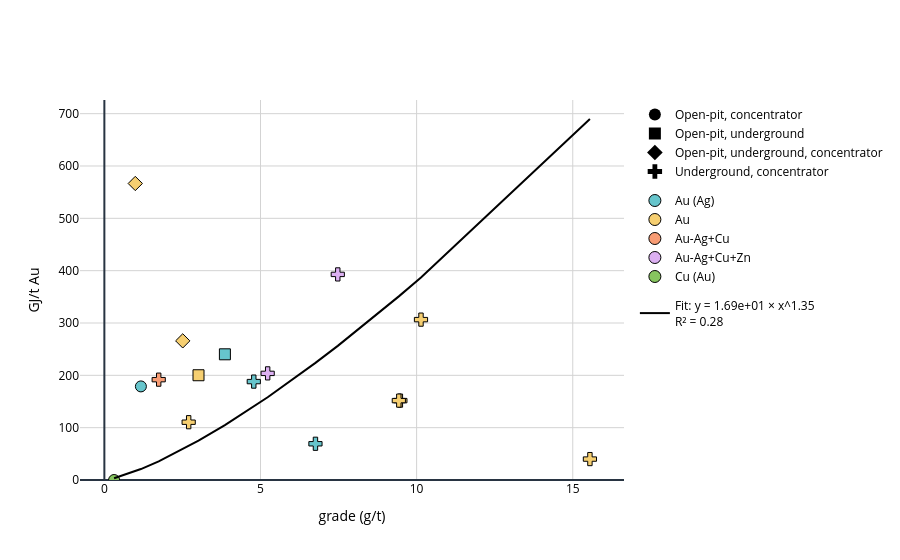

The notebook cell this image was saved under:
### Code cell
plot_grade_relationship(df_au_nrj_t, x_col='value', y_abs='GJ/t Au', output_html='data/Parametrization/au_nrj_relationship_without_outliers.html')

### Figure 1 — Plotly figure (JSON) as saved in the notebook; plotly's stock layout.template omitted (floating-point values rounded to 4 significant figures)
{"data": [{"legendgroup": "mining", "marker": {"color": "black", "size": 12, "symbol": 0}, "mode": "markers", "name": "Open-pit, concentrator", "showlegend": true, "x": [null], "y": [null], "type": "scatter"}, {"legendgroup": "mining", "marker": {"color": "black", "size": 12, "symbol": 1}, "mode": "markers", "name": "Open-pit, underground", "showlegend": true, "x": [null], "y": [null], "type": "scatter"}, {"legendgroup": "mining", "marker": {"color": "black", "size": 12, "symbol": 2}, "mode": "markers", "name": "Open-pit, underground, concentrator", "showlegend": true, "x": [null], "y": [null], "type": "scatter"}, {"legendgroup": "mining", "marker": {"color": "black", "size": 12, "symbol": 3}, "mode": "markers", "name": "Underground, concentrator", "showlegend": true, "x": [null], "y": [null], "type": "scatter"}, {"legendgroup": "product", "marker": {"color": "rgb(102, 197, 204)", "line": {"color": "black", "width": 1}, "size": 12, "symbol": "circle"}, "mode": "markers", "name": "Au (Ag)", "showlegend": true, "x": [null], "y": [null], "type": "scatter"}, {"legendgroup": "product", "marker": {"color": "rgb(246, 207, 113)", "line": {"color": "black", "width": 1}, "size": 12, "symbol": "circle"}, "mode": "markers", "name": "Au", "showlegend": true, "x": [null], "y": [null], "type": "scatter"}, {"legendgroup": "product", "marker": {"color": "rgb(248, 156, 116)", "line": {"color": "black", "width": 1}, "size": 12, "symbol": "circle"}, "mode": "markers", "name": "Au-Ag+Cu", "showlegend": true, "x": [null], "y": [null], "type": "scatter"}, {"legendgroup": "product", "marker": {"color": "rgb(220, 176, 242)", "line": {"color": "black", "width": 1}, "size": 12, "symbol": "circle"}, "mode": "markers", "name": "Au-Ag+Cu+Zn", "showlegend": true, "x": [null], "y": [null], "type": "scatter"}, {"legendgroup": "product", "marker": {"color": "rgb(135, 197, 95)", "line": {"color": "black", "width": 1}, "size": 12, "symbol": "circle"}, "mode": "markers", "name": "Cu (Au)", "showlegend": true, "x": [null], "y": [null], "type": "scatter"}, {"hovertemplate": "Facility: Canadian Malartic<br>value: 1.17<br>total_energy_normalized: 178.83557565457093", "legendgroup": "data", "marker": {"color": "rgb(102, 197, 204)", "line": {"color": "black", "width": 1}, "size": 11, "symbol": 0}, "mode": "markers", "name": "Au (Ag)", "showlegend": false, "text": "Canadian Malartic", "x": [1.17], "y": [178.8], "type": "scatter"}, {"hovertemplate": "Facility: Casa Berardi<br>value: 2.51<br>total_energy_normalized: 265.85317453647986", "legendgroup": "data", "marker": {"color": "rgb(246, 207, 113)", "line": {"color": "black", "width": 1}, "size": 11, "symbol": 2}, "mode": "markers", "name": "Au", "showlegend": false, "text": "Casa Berardi", "x": [2.51], "y": [265.9], "type": "scatter"}, {"hovertemplate": "Facility: Éléonore<br>value: 4.785<br>total_energy_normalized: 188.03218292520802", "legendgroup": "data", "marker": {"color": "rgb(102, 197, 204)", "line": {"color": "black", "width": 1}, "size": 11, "symbol": 3}, "mode": "markers", "name": "Au (Ag)", "showlegend": false, "text": "Éléonore", "x": [4.785], "y": [188.0], "type": "scatter"}, {"hovertemplate": "Facility: Goldex<br>value: 1.74<br>total_energy_normalized: 191.73920877889657", "legendgroup": "data", "marker": {"color": "rgb(248, 156, 116)", "line": {"color": "black", "width": 1}, "size": 11, "symbol": 3}, "mode": "markers", "name": "Au-Ag+Cu", "showlegend": false, "text": "Goldex", "x": [1.74], "y": [191.7], "type": "scatter"}, {"hovertemplate": "Facility: Island<br>value: 9.48<br>total_energy_normalized: 151.69282974535918", "legendgroup": "data", "marker": {"color": "rgb(246, 207, 113)", "line": {"color": "black", "width": 1}, "size": 11, "symbol": 3}, "mode": "markers", "name": "Au", "showlegend": false, "text": "Island", "x": [9.48], "y": [151.7], "type": "scatter"}, {"hovertemplate": "Facility: Island<br>value: 9.43<br>total_energy_normalized: 151.69282974535918", "legendgroup": "data", "marker": {"color": "rgb(246, 207, 113)", "line": {"color": "black", "width": 1}, "size": 11, "symbol": 3}, "mode": "markers", "name": "Au", "showlegend": false, "text": "Island", "x": [9.43], "y": [151.7], "type": "scatter"}, {"hovertemplate": "Facility: Lamaque<br>value: 6.76<br>total_energy_normalized: 69.23275077692331", "legendgroup": "data", "marker": {"color": "rgb(102, 197, 204)", "line": {"color": "black", "width": 1}, "size": 11, "symbol": 3}, "mode": "markers", "name": "Au (Ag)", "showlegend": false, "text": "Lamaque", "x": [6.76], "y": [69.23], "type": "scatter"}, {"hovertemplate": "Facility: LaRonde<br>value: 5.23<br>total_energy_normalized: 203.71872796753038", "legendgroup": "data", "marker": {"color": "rgb(220, 176, 242)", "line": {"color": "black", "width": 1}, "size": 11, "symbol": 3}, "mode": "markers", "name": "Au-Ag+Cu+Zn", "showlegend": false, "text": "LaRonde", "x": [5.23], "y": [203.7], "type": "scatter"}, {"hovertemplate": "Facility: Macassa<br>value: 15.55<br>total_energy_normalized: 39.9729140766795", "legendgroup": "data", "marker": {"color": "rgb(246, 207, 113)", "line": {"color": "black", "width": 1}, "size": 11, "symbol": 3}, "mode": "markers", "name": "Au", "showlegend": false, "text": "Macassa", "x": [15.55], "y": [39.97], "type": "scatter"}, {"hovertemplate": "Facility: Meadowbank<br>value: 3.86<br>total_energy_normalized: 240.18815144211433", "legendgroup": "data", "marker": {"color": "rgb(102, 197, 204)", "line": {"color": "black", "width": 1}, "size": 11, "symbol": 1}, "mode": "markers", "name": "Au (Ag)", "showlegend": false, "text": "Meadowbank", "x": [3.86], "y": [240.2], "type": "scatter"}, {"hovertemplate": "Facility: Mount Polley<br>value: 0.311<br>total_energy_normalized: 0.006786900246935688", "legendgroup": "data", "marker": {"color": "rgb(135, 197, 95)", "line": {"color": "black", "width": 1}, "size": 11, "symbol": 0}, "mode": "markers", "name": "Cu (Au)", "showlegend": false, "text": "Mount Polley", "x": [0.311], "y": [0.006787], "type": "scatter"}, {"hovertemplate": "Facility: Hoyle Pond<br>value: 3.015<br>total_energy_normalized: 200.1679719788364", "legendgroup": "data", "marker": {"color": "rgb(246, 207, 113)", "line": {"color": "black", "width": 1}, "size": 11, "symbol": 1}, "mode": "markers", "name": "Au", "showlegend": false, "text": "Hoyle Pond", "x": [3.015], "y": [200.2], "type": "scatter"}, {"hovertemplate": "Facility: Rainy River<br>value: 0.99<br>total_energy_normalized: 566.5732405916821", "legendgroup": "data", "marker": {"color": "rgb(246, 207, 113)", "line": {"color": "black", "width": 1}, "size": 11, "symbol": 2}, "mode": "markers", "name": "Au", "showlegend": false, "text": "Rainy River", "x": [0.99], "y": [566.6], "type": "scatter"}, {"hovertemplate": "Facility: Seabee<br>value: 10.14<br>total_energy_normalized: 306.45490715385097", "legendgroup": "data", "marker": {"color": "rgb(246, 207, 113)", "line": {"color": "black", "width": 1}, "size": 11, "symbol": 3}, "mode": "markers", "name": "Au", "showlegend": false, "text": "Seabee", "x": [10.14], "y": [306.5], "type": "scatter"}, {"hovertemplate": "Facility: Stall Lake<br>value: 7.475<br>total_energy_normalized: 392.84861688167484", "legendgroup": "data", "marker": {"color": "rgb(220, 176, 242)", "line": {"color": "black", "width": 1}, "size": 11, "symbol": 3}, "mode": "markers", "name": "Au-Ag+Cu+Zn", "showlegend": false, "text": "Stall Lake", "x": [7.475], "y": [392.8], "type": "scatter"}, {"hovertemplate": "Facility: Timmins West<br>value: 2.7<br>total_energy_normalized: 110.44495183967396", "legendgroup": "data", "marker": {"color": "rgb(246, 207, 113)", "line": {"color": "black", "width": 1}, "size": 11, "symbol": 3}, "mode": "markers", "name": "Au", "showlegend": false, "text": "Timmins West", "x": [2.7], "y": [110.4], "type": "scatter"}, {"legendgroup": "fit", "line": {"color": "black", "width": 2}, "mode": "lines", "name": "Fit: y = 1.69e+01 × x^1.35<br>R² = 0.28", "showlegend": true, "x": [0.311, 0.99, 1.17, 1.74, 2.51, 2.7, 3.015, 3.86, 4.785, 5.23, 6.76, 7.475, 9.43, 9.48, 10.14, 15.55], "y": [3.486, 16.68, 20.9, 35.74, 58.64, 64.71, 75.12, 104.9, 140.2, 158.2, 223.7, 256.3, 350.9, 353.4, 387.0, 689.8], "type": "scatter"}], "layout": {"font": {"color": "black"}, "legend": {"bgcolor": "rgba(0,0,0,0)", "groupclick": "toggleitem"}, "xaxis": {"title": {"text": "grade (g/t)"}, "gridcolor": "lightgray"}, "yaxis": {"title": {"text": "GJ/t Au"}, "gridcolor": "lightgray", "rangemode": "tozero", "tickformat": "d"}, "title": {"text": ""}, "paper_bgcolor": "white", "plot_bgcolor": "white"}}
